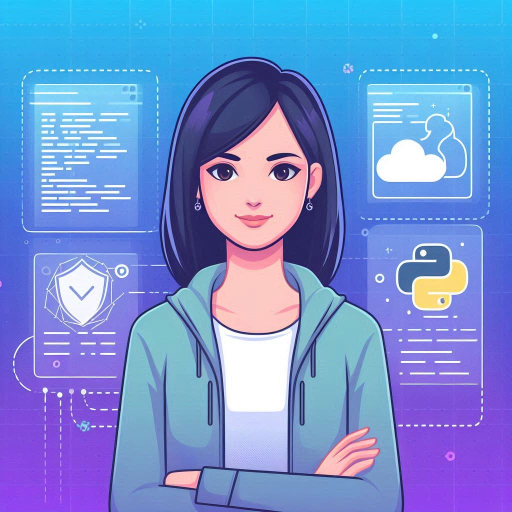
#> input picture assets/inicio.png, 1024 x 1024 px (shown at 1/2 size)
$ python image.py
#> lines starting #> are read from the running program, lines starting #| are printed output that depends on the picture
from PIL import Image

# Abre una imagen
imagen = Image.open('./assets/inicio.png')
#> imagen is the input picture: PIL image 1024x1024 RGB; mean R, G, B 115.1, 144.1, 210.1

# Redimensiona la imagen
nueva_imagen = imagen.resize((800, 1076))
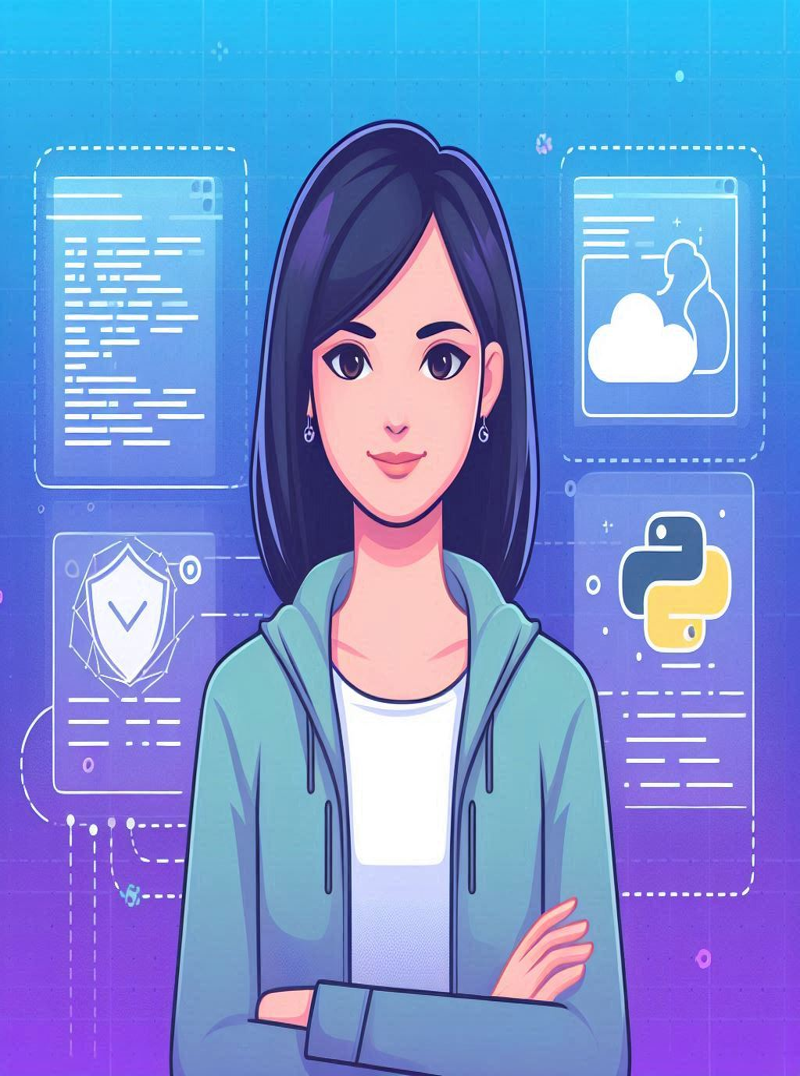
#> nueva_imagen: PIL image 800x1076 RGB; mean R, G, B 115.1, 144.1, 210.1

# Guarda la nueva imagen
nueva_imagen.save('./assets/new_inicio.jpg')

$ run again, with assets/Password.png copied over assets/inicio.png
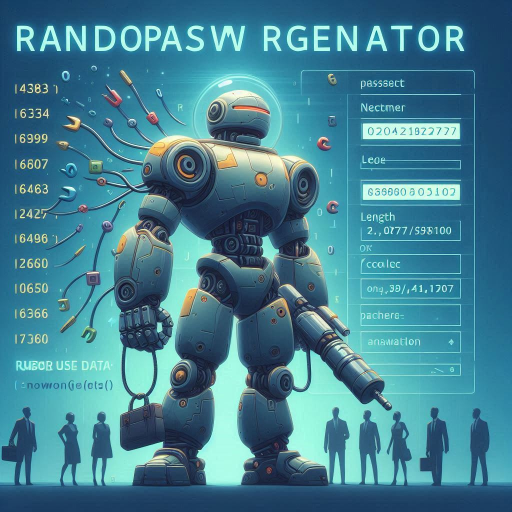
#> input picture assets/Password.png, 1024 x 1024 px (shown at 1/2 size)
#> imagen is the input picture: PIL image 1024x1024 RGB; mean R, G, B 67.3, 128.8, 146.5
#> `nueva_imagen = imagen.resize((800, 1076))`:
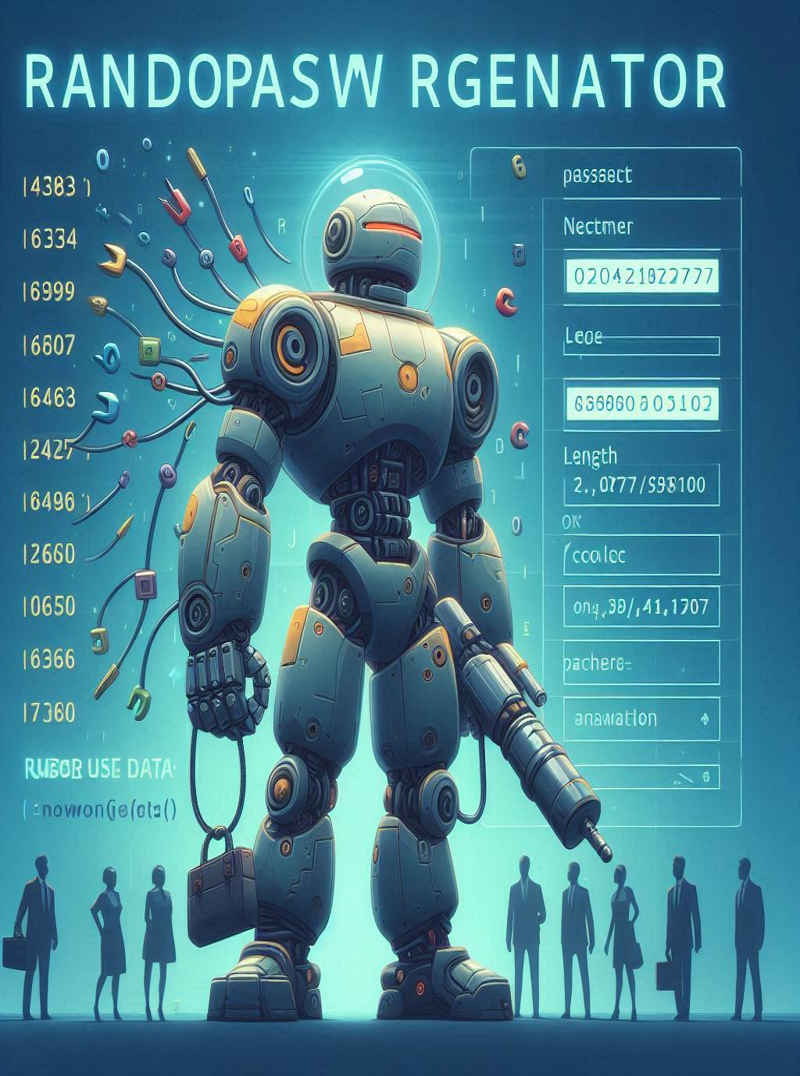
#> nueva_imagen: PIL image 800x1076 RGB; mean R, G, B 67.3, 128.8, 146.5
